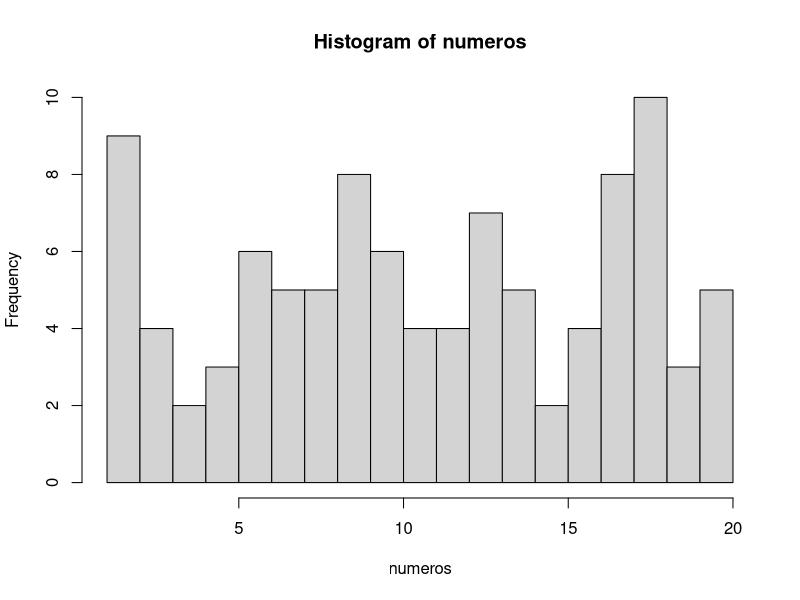

Write the R code that produced this figure.
## ---- chunk 1
numeros <- sample(1:20, 100, TRUE)
numeros
## ---- chunk 2
mediana <- median(numeros)
mediana
## ---- chunk 3
media <- mean(numeros)
media
## ---- chunk 4
# El argumento breaks nos permite dividir en histograma en las partes que queramos
hist(numeros, breaks = 20)
## ---- chunk 5
tabla.frecuencias <- data.frame(table(numeros))
tabla.frecuencias
## ---- chunk 6
# Con la función seq, creamos una secuencia de 1 a 10 en intervalos de 0.1 en 0.1
secuencia <- seq(1, 10, 0.1)
muestra <- sample(secuencia, 100, TRUE)
muestra
## ---- chunk 7
mediana.muestra <- median(muestra)
mediana.muestra
  
## ---- chunk 8
media.muestra <- mean(muestra)
media.muestra
## ---- chunk 9
tabla.frecuencias <- data.frame(table(muestra))
tabla.frecuencias
